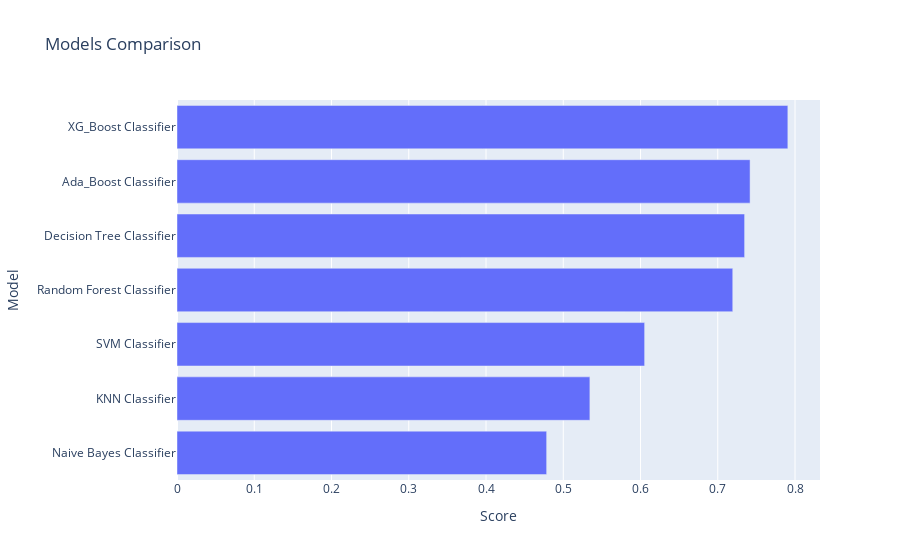

Notebook source saved alongside this figure:
### Markdown cell above
# Model Comparison

### Code cell
models = pd.DataFrame({
    'Model' : [ 'Random Forest Classifier', 'SVM Classifier', 'Naive Bayes Classifier','KNN Classifier', 'XG_Boost Classifier', 'Decision Tree Classifier', 'Ada_Boost Classifier'],
    'Score' : [rand_forest_acc, svm_acc, gnb_acc, knn_acc, xgb_acc, dtc_acc, ada_acc]
})

sorted_models = models.sort_values(by = 'Score', ascending = True)

fig = px.bar(data_frame = sorted_models, x = 'Score', y = 'Model', title = 'Models Comparison')

fig.show()

### Figure 1 — Plotly figure (JSON) as saved in the notebook; plotly's stock layout.template omitted (floating-point values rounded to 4 significant figures)
{"data": [{"alignmentgroup": "True", "hovertemplate": "Score=%{x}<br>Model=%{y}<extra></extra>", "legendgroup": "", "marker": {"color": "#636efa", "pattern": {"shape": ""}}, "name": "", "offsetgroup": "", "orientation": "h", "showlegend": false, "textposition": "auto", "type": "bar", "x": [0.4785, 0.5345, 0.6053, 0.7194, 0.7348, 0.7419, 0.7907], "xaxis": "x", "y": ["Naive Bayes Classifier", "KNN Classifier", "SVM Classifier", "Random Forest Classifier", "Decision Tree Classifier", "Ada_Boost Classifier", "XG_Boost Classifier"], "yaxis": "y"}], "layout": {"barmode": "relative", "legend": {"tracegroupgap": 0}, "title": {"text": "Models Comparison"}, "xaxis": {"anchor": "y", "domain": [0, 1], "title": {"text": "Score"}}, "yaxis": {"anchor": "x", "domain": [0, 1], "title": {"text": "Model"}}}}
